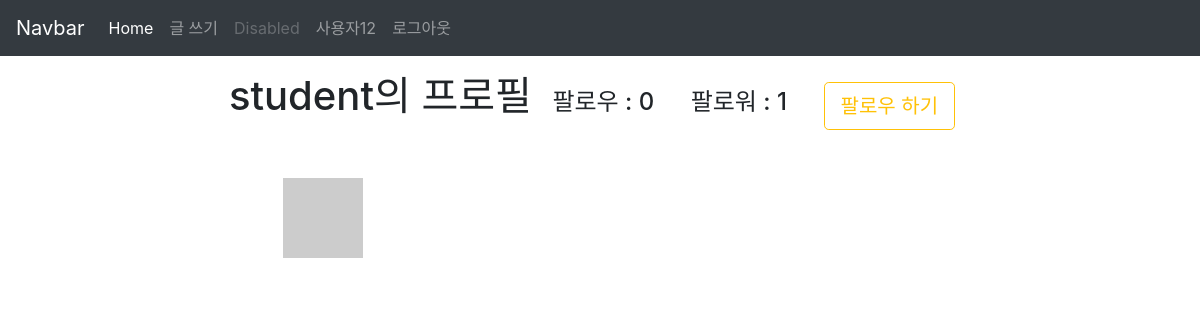
Screenshot of /accounts/1/profile/ (signed in) with the database file from the repository.
### accounts/models.py (models this page shows)
class User(AbstractUser):
    followers = models.ManyToManyField(settings.AUTH_USER_MODEL, related_name='followings', blank=True)

### accounts/views.py (the view)
# urls.py: path('<int:account_pk>/profile/', views.profile, name='profile'),
def profile(request, account_pk):
    user = get_object_or_404(get_user_model(), pk=account_pk)
    context = {
        'user_profile': user
    }
    return render(request, 'accounts/profile.html', context)

### articles/templatetags/gravatar.py (called while the page is built)
@register.filter
def makehash(user):
    email = user.email
    social_user = user.socialaccount_set.all().first()
    if social_user:
        return social_user.extra_data.get('properties').get('profile_image')
    return 'https://www.gravatar.com/avatar/' + hashlib.md5(email.strip().lower().encode('utf-8')).hexdigest() + '?size=25'

### accounts/templates/accounts/profile.html (shortened to what this page needs)
{% extends 'articles/base.html' %}
{% block body %}
{% load gravatar %}
<div class='container my-3'>
  <div class='text-center'>
    <h1 class='d-inline '>{{ user_profile.username }}의 프로필</h1>
    <h4 class="d-inline mx-3">팔로우 : {{ user_profile.followings.count }}</h4>
    <h4 class="d-inline mx-3">팔로워 : {{ user_profile.followers.count }}</h4>
    {% if user != user_profile %}
    {% if user_profile in user.followings.all %}
    <a class='mx-3 btn btn-warning btn-lg' href="{% url 'accounts:follow' user_profile.pk %}">팔로우 취소</a>
    {% else %}
    <a class='mx-3 btn btn-outline-warning btn-lg' href="{% url 'accounts:follow' user_profile.pk %}">팔로우 하기</a>
    {% endif %}
    {% endif %}
  </div>
  <div class='row'>
    <div class='col'>
      <img src="{{ user_profile |makehash }}" alt="" class='d-block mx-auto my-5'>
    </div>
    <div class='col'>
        {% endblock%}

### articles/templates/_navbar.html (shortened to what this page needs)
<nav class="navbar navbar-expand-lg navbar-dark bg-dark">
  <a class="navbar-brand" href="/articles/">Navbar</a>
  <div class="collapse navbar-collapse" id="navbarNavAltMarkup">
    <div class="navbar-nav">
      <a class="nav-item nav-link active" href={% url 'articles:index' %}>Home <span class="sr-only">(current)</span></a>
      <a class="nav-item nav-link" href={% url 'articles:create' %}>글 쓰기</a>
      <a class="nav-item nav-link disabled" href="#" tabindex="-1" aria-disabled="true">Disabled</a>
      {% if user.is_authenticated %}
      {% load gravatar %}
      <a href="{% url 'accounts:profile' user.pk %}" class="nav-item nav-link">{{ user.username }}</a>
      <a class="nav-item nav-link" href={% url 'accounts:logout' %}>로그아웃</a>
      {% else %}
      <a class="nav-item nav-link" href={% url 'accounts:signup' %}>회원 가입</a>
      <a class="nav-item nav-link" href={% url 'accounts:login' %}>로그인</a>
      {% endif %}
    </div>
  </div>
</nav>

### rows the page displays
User: username "사용자12"
User: username "student", followings.count "0", followers.count "1"
